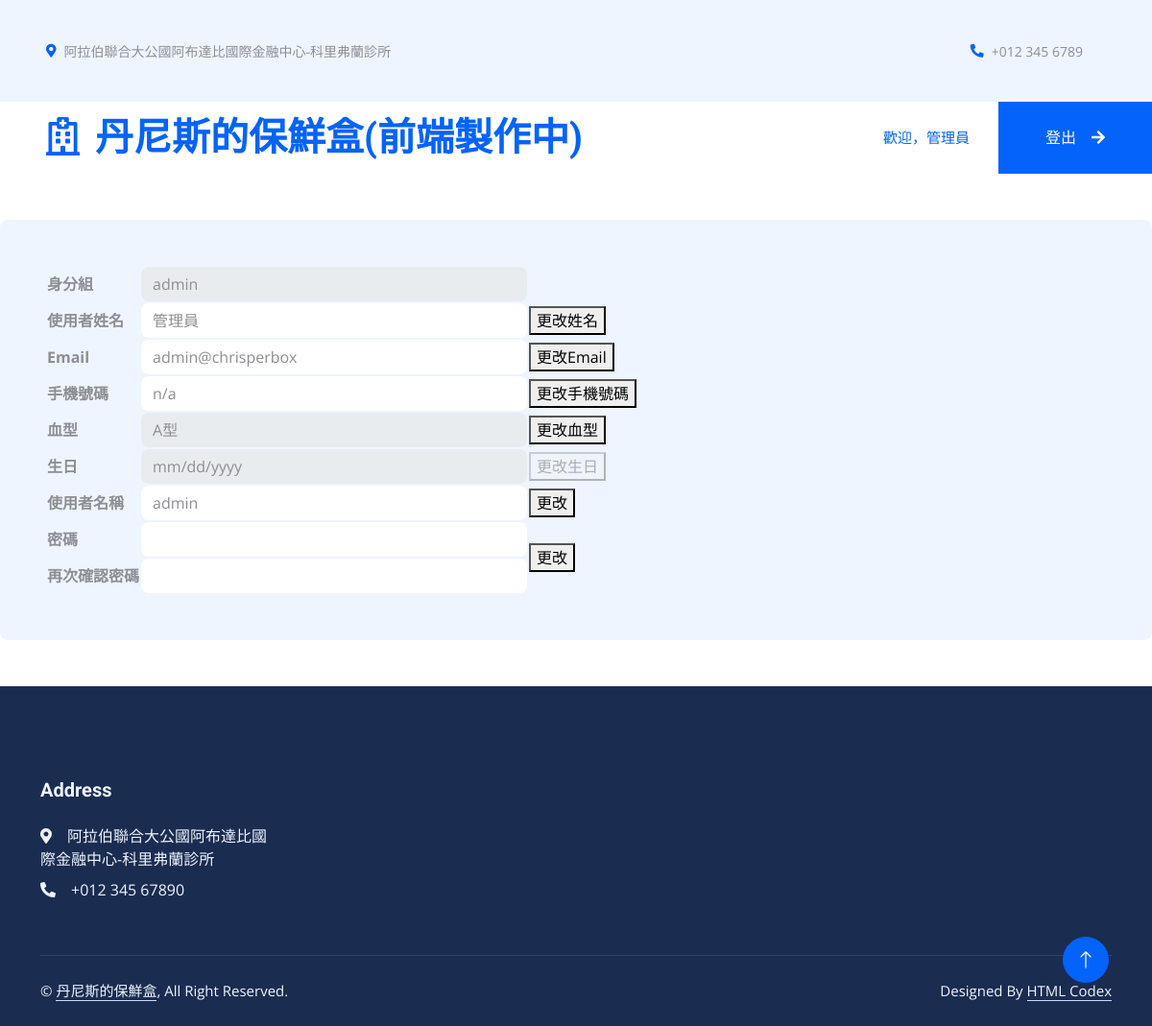
Screenshot of /myAccount.php (signed in) with the database file from the repository.
### tables this page shows
CREATE TABLE `users` (
  `ID` int(5) NOT NULL COMMENT 'ID',
  `role` varchar(10) NOT NULL COMMENT '身分組',
  `userRealName` varchar(25) NOT NULL COMMENT '使用者姓名',
  `email` varchar(55) NOT NULL COMMENT 'Email',
  `phoneNumber` varchar(10) NOT NULL COMMENT '手機號碼',
  `bloodType` varchar(8) NOT NULL COMMENT '血型',
  `birthday` varchar(20) NOT NULL COMMENT '生日',
  `username` varchar(25) NOT NULL COMMENT '使用者名稱',
  `password` varchar(150) NOT NULL COMMENT '密碼'
);

### myAccount.php (the view, shortened to what this page needs)
<!DOCTYPE html>
<html lang="en">
<head>
    <link href="https://cdnjs.cloudflare.com/ajax/libs/font-awesome/5.10.0/css/all.min.css" rel="stylesheet">
    <link href="https://cdn.jsdelivr.net/npm/bootstrap-icons@1.4.1/font/bootstrap-icons.css" rel="stylesheet">
    <link href="lib/animate/animate.min.css" rel="stylesheet">
    <link href="lib/owlcarousel/assets/owl.carousel.min.css" rel="stylesheet">
    <link href="lib/tempusdominus/css/tempusdominus-bootstrap-4.min.css" rel="stylesheet" />
    <link href="css/bootstrap.min.css" rel="stylesheet">
    <link href="css/style.css" rel="stylesheet">
    <?php
    include "database_connection.php";
    try {
        $stmt = $db->prepare("SELECT * FROM users WHERE username = :username");
        $stmt->bindParam(':username', $_SESSION['username']);
        $stmt->execute();
        if ($stmt->rowCount() > 0) {
            $user = $stmt->fetch(PDO::FETCH_ASSOC);
            $role = $user['role'];
            $userRealName = $user['userRealName'];
            $email = $user['email'];
            $phoneNumber = $user['phoneNumber'];
            $bloodType = $user['bloodType'];
            $birthday = $user['birthday'];
            $username = $user['username'];
            if($_SESSION['role'] != "user"){
                $formattedBirthday = $birthday;
            } else {
                $birthdayParts = explode("/", $birthday);
                $formattedBirthday = $birthdayParts[2] . "-" . $birthdayParts[0] . "-" . $birthdayParts[1];
            }
        } else {
        }
    } catch (PDOException $e) {
        die("Database error: " . $e->getMessage());
    }
    ?>
</head>
<body>
    <div class="container-fluid bg-light p-0 wow fadeIn" data-wow-delay="0.1s">
        <div class="row gx-0 d-none d-lg-flex">
            <div class="col-lg-7 px-5 text-start">
                <div class="h-100 d-inline-flex align-items-center py-3 me-4">
                    <small class="fa fa-map-marker-alt text-primary me-2"></small>
                    <small>阿拉伯聯合大公國阿布達比國際金融中心-科里弗蘭診所</small>
                </div>
                <div class="h-100 d-inline-flex align-items-center py-3">
                    <small>Mon - Fri : 09.00 AM - 09.00 PM</small>
                </div>
            </div>
            <div class="col-lg-5 px-5 text-end">
                <div class="h-100 d-inline-flex align-items-center py-3 me-4">
                    <small class="fa fa-phone-alt text-primary me-2"></small>
                    <small>+012 345 6789</small>
                </div>
            </div>
        </div>
    </div>
    <nav class="navbar navbar-expand-lg bg-white navbar-light sticky-top p-0 wow fadeIn" data-wow-delay="0.1s">
        <a href="organs.php" class="navbar-brand d-flex align-items-center px-4 px-lg-5">
            <h1 class="m-0 text-primary"><i class="far fa-hospital me-3"></i>丹尼斯的保鮮盒(前端製作中)</h1>
        </a>
        <div class="collapse navbar-collapse" id="navbarCollapse">
            <div class="navbar-nav ms-auto p-4 p-lg-0">
                <a href="" class="nav-item nav-link active"><?php echo "歡迎，". $_SESSION['userRealName'];?></a>
            </div>
            <a href="logout.php" class="btn btn-primary rounded-0 py-4 px-lg-5 d-none d-lg-block">登出<i class="fa fa-arrow-right ms-3"></i></a>
        </div>
    </nav>
    <div class="bg-light rounded h-100 d-flex align-items-center p-5">
        <table>
            <tr>
                <th>身分組</th>
                <td><input type="text" class="form-control border-0" value="<?php echo $role;?>" readonly></td>
                <td></td>
            </tr>
            <tr>
                <form action="myAccount.php" method="post" autocomplete="off">
                    <th>使用者姓名</th>
                    <td><input type="text" name="userRealName" class="form-control border-0" value="<?php echo $userRealName;?>" ></td>
                    <td><button type="submit" name="update" value="userRealName">更改姓名</button></td>
                </form>
            </tr>
            <tr>
                <form action="myAccount.php" method="post" autocomplete="off">
                    <th>Email</th>
                    <td><input type="email" name="email"  class="form-control border-0" value="<?php echo $email;?>" ></td>
                    <td><button type="submit" name="update" value="email">更改Email</button></td>
                </form>
            </tr>
            <tr>
                <form action="myAccount.php" method="post" autocomplete="off">
                    <th>手機號碼</th>
                    <td><input type="tel" name="phoneNumber" class="form-control border-0" value="<?php echo $phoneNumber;?>" ></td>
                    <td><button type="submit" name="update" value="phoneNumber">更改手機號碼</button></td>
                </form>
            </tr>
            <tr>
                <form action="myAccount.php" method="post" autocomplete="off">
                    <th>血型</th>
                    <td>
                        <select name="bloodType" class="form-control border-0" >
                            <option value="A" <?php if($bloodType=="A") echo "selected"?>>A型</option>
                        </select>
                    </td>
                    <td><button type="submit" name="update" value="bloodType">更改血型</button></td>
                </form>
            </tr>
            <tr>
                <th>生日</th>
                <td><input type="date" name="birthday" class="form-control border-0" value="<?php echo $formattedBirthday;?>" readonly></td>
                <td><button disabled>更改生日</button></td>
            </tr>
            <tr>
                <form action="myAccount.php" method="post" autocomplete="off">
                    <th>使用者名稱</th>
                    <td><input type="text" name="username" class="form-control border-0" value="<?php echo $username;?>" ></td>
                    <td><button type="submit" name="update" value="username">更改</button></td>
                </form>
            </tr>
            <form action="myAccount.php" method="post" autocomplete="off">
            <tr>
                <th>密碼</th>
                <td><input type="password" name="password" class="form-control border-0"></td>
                <td rowspan="2" ><button type="submit" name="update" value="password">更改</button></td>
            </tr>
            <tr>
                <th>再次確認密碼</th>
                <td><input type="password" name="confirmPassword" class="form-control border-0"></td>
            </tr>
            </form>
        </table>
    </div>
    <div class="container-fluid bg-dark text-light footer mt-5 pt-5 wow fadeIn" data-wow-delay="0.1s">
        <div class="container py-5">
            <div class="row g-5">
                <div class="col-lg-3 col-md-6">
                    <h5 class="text-light mb-4">Address</h5>
                    <p class="mb-2"><i class="fa fa-map-marker-alt me-3"></i>阿拉伯聯合大公國阿布達比國際金融中心-科里弗蘭診所</p>
                    <p class="mb-2"><i class="fa fa-phone-alt me-3"></i>+012 345 67890</p>
                </div>
            </div>
        </div>
        <div class="container">
            <div class="copyright">
                <div class="row">
                    <div class="col-md-6 text-center text-md-start mb-3 mb-md-0">
                        &copy; <a class="border-bottom" href="#">丹尼斯的保鮮盒</a>, All Right Reserved.
                    </div>
                    <div class="col-md-6 text-center text-md-end">
                        Designed By <a class="border-bottom" href="https://htmlcodex.com">HTML Codex</a>
                    </div>
                </div>
            </div>
        </div>
    </div>
    <a href="#" class="btn btn-lg btn-primary btn-lg-square rounded-circle back-to-top"><i class="bi bi-arrow-up"></i></a>
</body>
</html>

### css/style.css (style rules this page uses)
:root { --primary: #0463FA; --light: #EFF5FF; --dark: #1B2C51; }
.back-to-top { position: fixed; display: none; right: 45px; bottom: 45px; z-index: 99; }
.btn { font-weight: 500; transition: .5s; }
.btn.btn-primary, .btn.btn-secondary { color: #FFFFFF; }
.btn-lg-square { width: 48px; height: 48px; }
.btn-square, .btn-sm-square, .btn-lg-square { padding: 0; display: flex; align-items: center; justify-content: center; font-weight: normal; }
.navbar .navbar-nav .nav-link { margin-right: 30px; padding: 25px 0; color: #FFFFFF; font-size: 15px; font-weight: 500; text-transform: uppercase; outline: none; }
.navbar .navbar-nav .nav-link:hover, .navbar .navbar-nav .nav-link.active { color: var(--primary); }
.navbar .navbar-brand, .navbar a.btn { height: 75px; }
.navbar .navbar-nav .nav-link { color: var(--dark); font-weight: 500; }
.navbar.sticky-top { top: -100px; transition: .5s; }
.footer .copyright { padding: 25px 0; font-size: 15px; border-top: 1px solid rgba(256, 256, 256, .1); }
.footer .copyright a { color: var(--light); }

### rows the page displays
users: role "admin", userRealName "管理員", email "admin@chrisperbox", phoneNumber "n/a", username "admin"

### other values shown
$_SESSION['userRealName'] "管理員"
